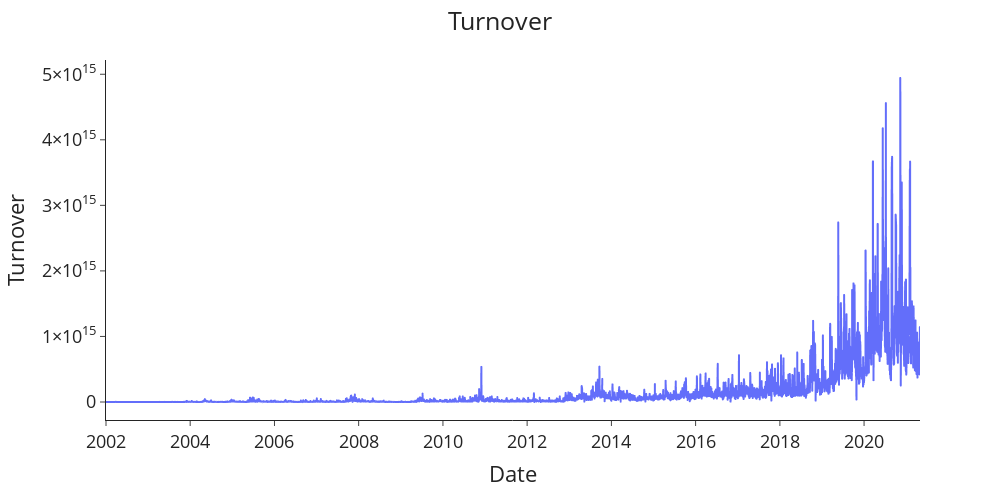

This figure's notebook cell:
### Code cell
plotting(df,'Date' ,'Turnover', title='Turnover', 
         x_label='Date', y_label='Turnover')

### Figure 1 — Plotly figure (JSON) as saved in the notebook; plotly's stock layout.template omitted (floating-point values rounded to 4 significant figures; data arrays with more than 128 entries replaced by an {"elided": "..."} marker saying what was removed)
{"data": [{"hovertemplate": "Date=%{x}<br>Turnover=%{y}<extra></extra>", "legendgroup": "", "line": {"color": "#636efa", "dash": "solid"}, "marker": {"symbol": "circle"}, "mode": "lines", "name": "", "showlegend": false, "type": "scattergl", "x": {"elided": "4797 str values"}, "xaxis": "x", "y": {"elided": "4797 float values"}, "yaxis": "y"}], "layout": {"font": {"size": 18}, "height": 500, "legend": {"tracegroupgap": 0}, "margin": {"t": 60}, "title": {"text": "Turnover", "x": 0.5}, "width": 1000, "xaxis": {"anchor": "y", "autorange": true, "domain": [0, 1], "range": ["2002-01-01", "2021-04-30"], "title": {"text": "Date"}, "type": "date"}, "yaxis": {"anchor": "x", "autorange": true, "domain": [0, 1], "range": [-274589918132500, 5217344439517500], "title": {"text": "Turnover"}, "type": "linear"}}}
